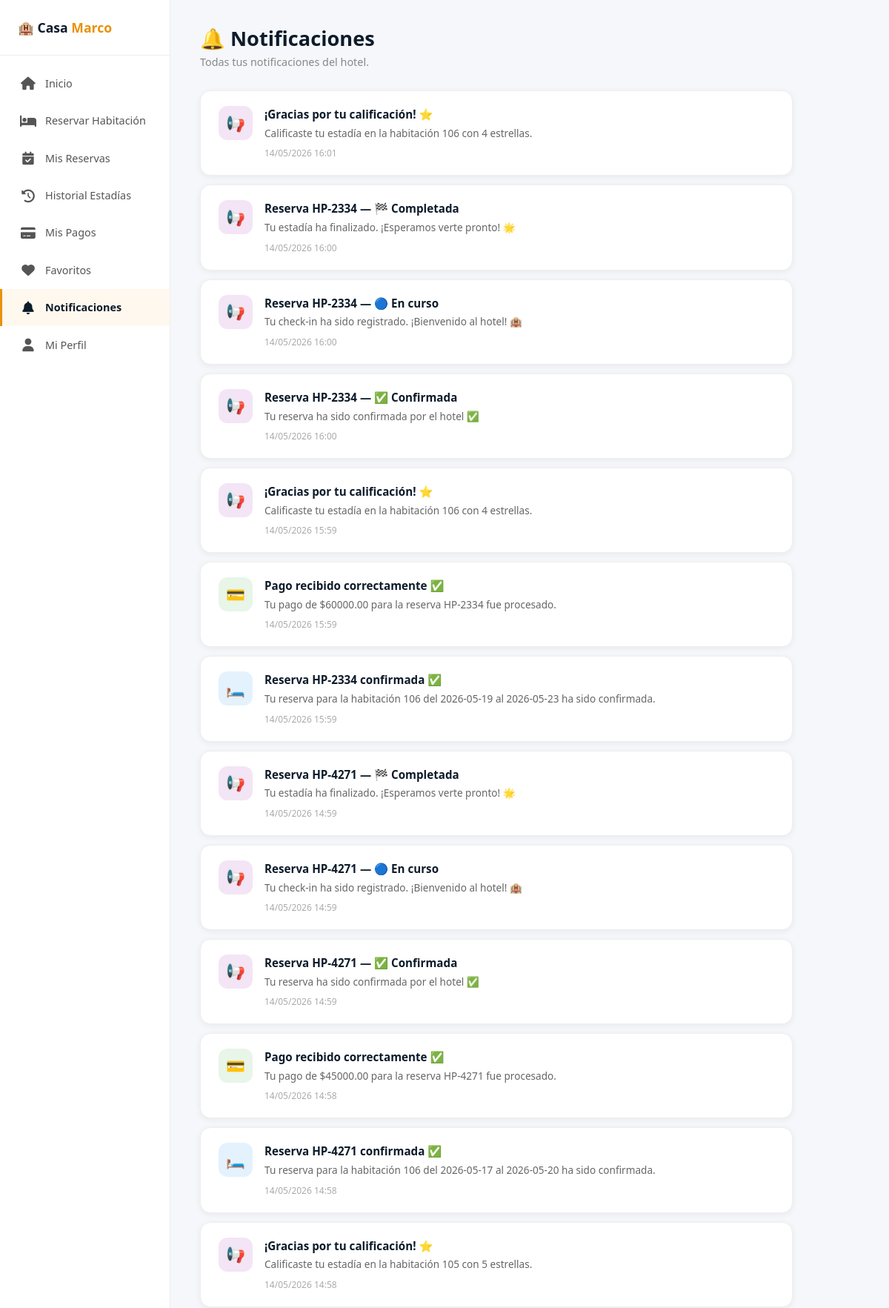
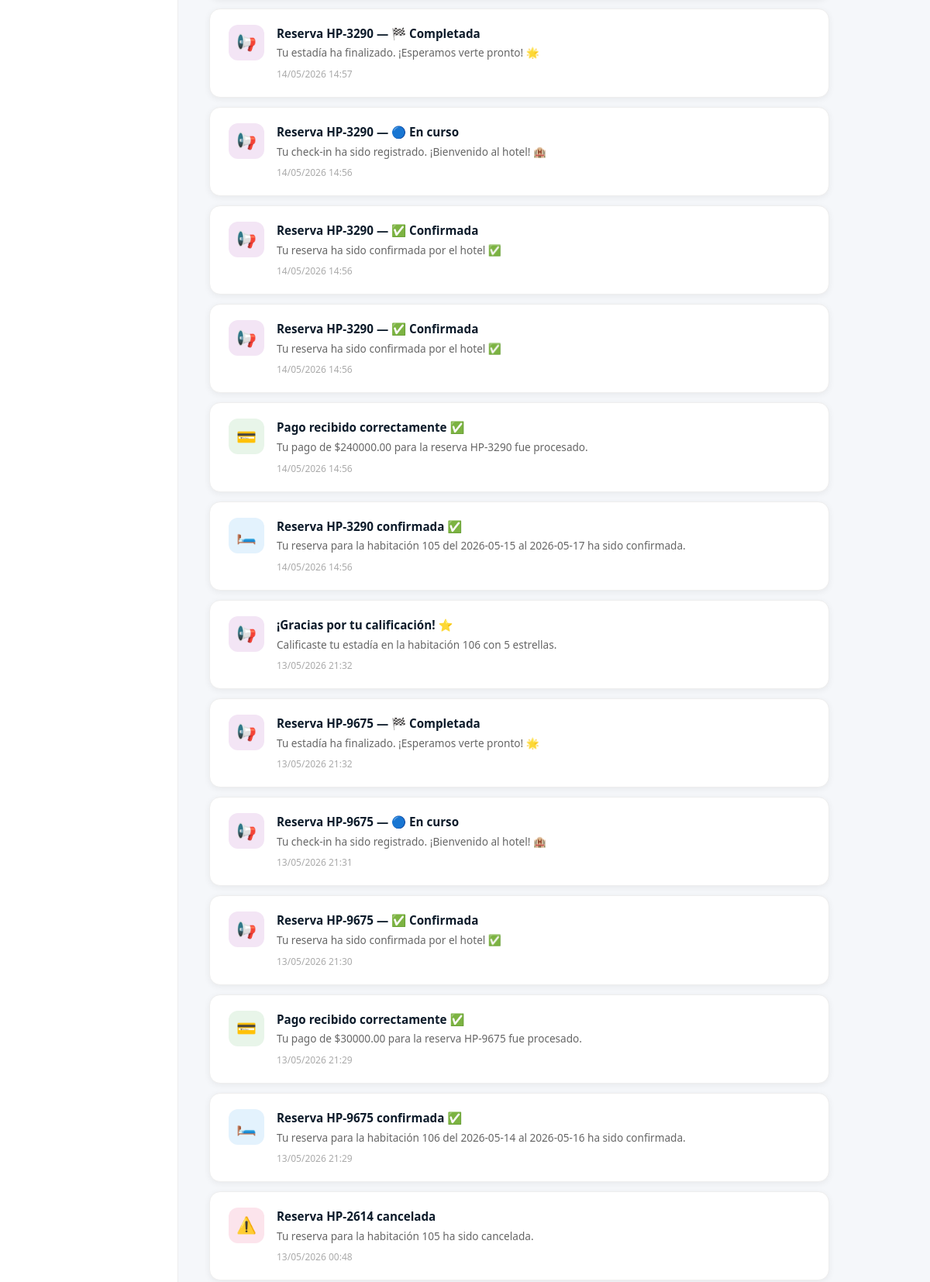
The page /notificaciones/ (signed in, upper part) on the database its author committed (2 pictures, top to bottom).
### crud_app/models.py (models this page shows, shortened)
class Notificacion(models.Model):
    TIPOS = [
        ('reserva',  '🛏️ Reserva'),
        ('pago',     '💳 Pago'),
        ('promo',    '⭐ Promoción'),
        ('alerta',   '⚠️ Alerta'),
        ('info',     '📢 Info'),
    ]
    usuario         = models.ForeignKey(User, on_delete=models.CASCADE, related_name='notificaciones')
    tipo            = models.CharField(max_length=20, choices=TIPOS, default='info')
    titulo          = models.CharField(max_length=100)
    mensaje         = models.TextField()
    leida           = models.BooleanField(default=False)
    creado_el       = models.DateTimeField(auto_now_add=True)

### crud_app/views.py (the view)
# urls.py: path('notificaciones/', views.notificaciones, name='notificaciones'),
@login_required(login_url='login')
def notificaciones(request):
    notifs = Notificacion.objects.filter(usuario=request.user).order_by('-creado_el')
    notifs.filter(leida=False).update(leida=True)
    return render(request, 'crud_app/notificaciones.html', {'notificaciones': notifs})

### crud_app/templates/crud_app/notificaciones.html (shortened to what this page needs)
{% load static %}
<!DOCTYPE html>
<html lang="es">
<head>
  <link href="https://cdn.jsdelivr.net/npm/bootstrap@5.3.0/dist/css/bootstrap.min.css" rel="stylesheet">
  <link rel="stylesheet" href="https://cdnjs.cloudflare.com/ajax/libs/font-awesome/6.4.0/css/all.min.css"/>
</head>
<body>
<aside class="sidebar">
  <div class="sidebar-logo">🏨 Casa <span>Marco</span></div>
  <nav class="sidebar-nav">
    <a href="{% url 'home' %}">
      <span class="icon"><i class="fas fa-home"></i></span> Inicio
    </a>
    <a href="{% url 'reservar_habitacion' %}">
      <span class="icon"><i class="fas fa-bed"></i></span> Reservar Habitación
    </a>
    <a href="{% url 'mis_reservas' %}">
      <span class="icon"><i class="fas fa-calendar-check"></i></span> Mis Reservas
    </a>
    <a href="{% url 'historial_estadias' %}">
      <span class="icon"><i class="fas fa-history"></i></span> Historial Estadías
    </a>
    <a href="{% url 'mis_pagos' %}">
      <span class="icon"><i class="fas fa-credit-card"></i></span> Mis Pagos
    </a>
    <a href="{% url 'favoritos' %}">
      <span class="icon"><i class="fas fa-heart"></i></span> Favoritos
    </a>
    <a href="{% url 'notificaciones' %}"class="active">
      <span class="icon"><i class="fas fa-bell"></i></span> Notificaciones
    </a>
    <a href="{% url 'perfil_usuario' %}">
      <span class="icon"><i class="fas fa-user"></i></span> Mi Perfil
    </a>
  </nav>
</aside>
<main class="main">
  <h1 class="page-title">🔔 Notificaciones</h1>
  <p class="page-sub">Todas tus notificaciones del hotel.</p>
  {% if notificaciones %}
  <div class="notif-lista">
    {% for notif in notificaciones %}
    <div class="notif-card {% if not notif.leida %}no-leida{% endif %}">
      <div class="notif-icono icono-{{ notif.tipo }}">
        {% if notif.tipo == 'reserva' %}🛏️
        {% elif notif.tipo == 'pago' %}💳
        {% elif notif.tipo == 'promo' %}⭐
        {% elif notif.tipo == 'alerta' %}⚠️
        {% else %}📢{% endif %}
      </div>
      <div class="notif-contenido">
        <div class="notif-titulo">{{ notif.titulo }}</div>
        <div class="notif-mensaje">{{ notif.mensaje }}</div>
        <div class="notif-fecha">{{ notif.creado_el|date:"d/m/Y H:i" }}</div>
      </div>
    </div>
    {% endfor %}
  </div>
  {% else %}
  <div class="empty-state">
    <div class="icon">🔔</div>
    <h4>No tienes notificaciones</h4>
    <p>Aquí aparecerán las actualizaciones de tus reservas y pagos.</p>
  </div>
  {% endif %}
</main>
</body>
</html>

### crud_app/templates/crud_app/notificaciones.html (style rules this page uses)
:root { --naranja: #E8920A; --azul-dark: #0D1B2A; }
* { box-sizing: border-box; margin: 0; padding: 0; }
body { font-family: 'Segoe UI', sans-serif; background: #f5f7fa; display: flex; min-height: 100vh; }
.sidebar { width: 230px; background: white; border-right: 1px solid #eee; display: flex; flex-direction: column; padding: 24px 0; position: fixed; top: 0; left: 0; bottom: 0; z-index: 100; }
.sidebar-logo { padding: 0 24px 24px; border-bottom: 1px solid #eee; font-size: 1.1rem; font-weight: 900; color: var(--azul-dark); }
.sidebar-logo span { color: var(--naranja); }
.sidebar-nav { padding: 12px 0; flex: 1; }
.sidebar-nav a { display: flex; align-items: center; gap: 12px; padding: 12px 24px; color: #555; text-decoration: none; font-size: 0.9rem; font-weight: 500; transition: all 0.2s; border-left: 3px solid transparent; }
.sidebar-nav a:hover, .sidebar-nav a.active { background: #fff8ee; color: var(--azul-dark); border-left-color: var(--naranja); font-weight: 700; }
.sidebar-nav .icon { font-size: 1.1rem; width: 22px; text-align: center; }
.main { margin-left: 230px; padding: 36px 40px; flex: 1; }
.page-title { font-size: 1.7rem; font-weight: 800; color: var(--azul-dark); margin-bottom: 4px; }
.page-sub { color: #888; font-size: 0.9rem; margin-bottom: 28px; }
.notif-lista { display: flex; flex-direction: column; gap: 12px; max-width: 800px; }
.notif-card { background: white; border-radius: 14px; padding: 20px 24px; box-shadow: 0 2px 8px rgba(0,0,0,0.06); border: 1px solid #eee; display: flex; align-items: flex-start; gap: 16px; transition: box-shadow 0.2s; position: relative; }
.notif-icono { width: 46px; height: 46px; border-radius: 12px; display: flex; align-items: center; justify-content: center; font-size: 1.3rem; flex-shrink: 0; }
.icono-reserva { background: #e3f2fd; }
.icono-pago { background: #e8f5e9; }
.icono-alerta { background: #fce4ec; }
.icono-info { background: #f3e5f5; }
.notif-contenido { flex: 1; }
.notif-titulo { font-size: 0.95rem; font-weight: 700; color: var(--azul-dark); margin-bottom: 4px; }
.notif-mensaje { font-size: 0.85rem; color: #666; line-height: 1.5; }
.notif-fecha { font-size: 0.75rem; color: #aaa; margin-top: 8px; }

### rows shown on the page
Notificacion: titulo "¡Gracias por tu calificación! ⭐", mensaje "Calificaste tu estadía en la habitación 106 con 4 estrellas.", creado_el "14/05/2026 16:01"
Notificacion: titulo "Reserva HP-2334 — 🏁 Completada", mensaje "Tu estadía ha finalizado. ¡Esperamos verte pronto! 🌟", creado_el "14/05/2026 16:00"
Notificacion: titulo "Reserva HP-2334 — 🔵 En curso", mensaje "Tu check-in ha sido registrado. ¡Bienvenido al hotel! 🏨", creado_el "14/05/2026 16:00"
Notificacion: titulo "Reserva HP-2334 — ✅ Confirmada", mensaje "Tu reserva ha sido confirmada por el hotel ✅", creado_el "14/05/2026 16:00"
Notificacion: titulo "¡Gracias por tu calificación! ⭐", mensaje "Calificaste tu estadía en la habitación 106 con 4 estrellas.", creado_el "14/05/2026 15:59"
Notificacion: titulo "Pago recibido correctamente ✅", mensaje "Tu pago de $60000.00 para la reserva HP-2334 fue procesado.", creado_el "14/05/2026 15:59"
Notificacion: titulo "Reserva HP-2334 confirmada ✅", mensaje "Tu reserva para la habitación 106 del 2026-05-19 al 2026-05-23 ha sido confirmada.", creado_el "14/05/2026 15:59"
Notificacion: titulo "Reserva HP-4271 — 🏁 Completada", mensaje "Tu estadía ha finalizado. ¡Esperamos verte pronto! 🌟", creado_el "14/05/2026 14:59"
Notificacion: titulo "Reserva HP-4271 — 🔵 En curso", mensaje "Tu check-in ha sido registrado. ¡Bienvenido al hotel! 🏨", creado_el "14/05/2026 14:59"
Notificacion: titulo "Reserva HP-4271 — ✅ Confirmada", mensaje "Tu reserva ha sido confirmada por el hotel ✅", creado_el "14/05/2026 14:59"
Notificacion: titulo "Pago recibido correctamente ✅", mensaje "Tu pago de $45000.00 para la reserva HP-4271 fue procesado.", creado_el "14/05/2026 14:58"
Notificacion: titulo "Reserva HP-4271 confirmada ✅", mensaje "Tu reserva para la habitación 106 del 2026-05-17 al 2026-05-20 ha sido confirmada.", creado_el "14/05/2026 14:58"
Notificacion: titulo "¡Gracias por tu calificación! ⭐", mensaje "Calificaste tu estadía en la habitación 105 con 5 estrellas.", creado_el "14/05/2026 14:58"
Notificacion: titulo "Reserva HP-3290 — 🏁 Completada", mensaje "Tu estadía ha finalizado. ¡Esperamos verte pronto! 🌟", creado_el "14/05/2026 14:57"
Notificacion: titulo "Reserva HP-3290 — 🔵 En curso", mensaje "Tu check-in ha sido registrado. ¡Bienvenido al hotel! 🏨", creado_el "14/05/2026 14:56"
Notificacion: titulo "Reserva HP-3290 — ✅ Confirmada", mensaje "Tu reserva ha sido confirmada por el hotel ✅", creado_el "14/05/2026 14:56"
Notificacion: titulo "Reserva HP-3290 — ✅ Confirmada", mensaje "Tu reserva ha sido confirmada por el hotel ✅", creado_el "14/05/2026 14:56"
Notificacion: titulo "Pago recibido correctamente ✅", mensaje "Tu pago de $240000.00 para la reserva HP-3290 fue procesado.", creado_el "14/05/2026 14:56"
Notificacion: titulo "Reserva HP-3290 confirmada ✅", mensaje "Tu reserva para la habitación 105 del 2026-05-15 al 2026-05-17 ha sido confirmada.", creado_el "14/05/2026 14:56"
Notificacion: titulo "¡Gracias por tu calificación! ⭐", mensaje "Calificaste tu estadía en la habitación 106 con 5 estrellas.", creado_el "13/05/2026 21:32"
Notificacion: titulo "Reserva HP-9675 — 🏁 Completada", mensaje "Tu estadía ha finalizado. ¡Esperamos verte pronto! 🌟", creado_el "13/05/2026 21:32"
Notificacion: titulo "Reserva HP-9675 — 🔵 En curso", mensaje "Tu check-in ha sido registrado. ¡Bienvenido al hotel! 🏨", creado_el "13/05/2026 21:31"
Notificacion: titulo "Reserva HP-9675 — ✅ Confirmada", mensaje "Tu reserva ha sido confirmada por el hotel ✅", creado_el "13/05/2026 21:30"
Notificacion: titulo "Pago recibido correctamente ✅", mensaje "Tu pago de $30000.00 para la reserva HP-9675 fue procesado.", creado_el "13/05/2026 21:29"
Notificacion: titulo "Reserva HP-9675 confirmada ✅", mensaje "Tu reserva para la habitación 106 del 2026-05-14 al 2026-05-16 ha sido confirmada.", creado_el "13/05/2026 21:29"
Notificacion: titulo "Reserva HP-2614 cancelada", mensaje "Tu reserva para la habitación 105 ha sido cancelada.", creado_el "13/05/2026 00:48"
